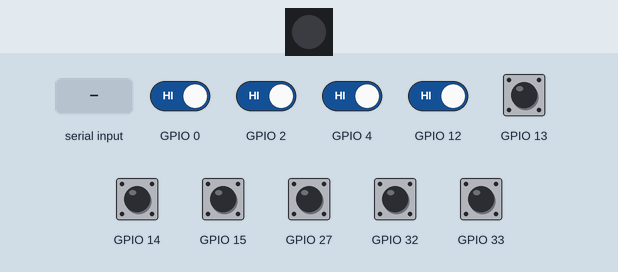
This sketch was run on a simulated ESP32. Shown: 1 RGB LEDs in strip order, left to right. The test bench sets the inputs (shaded band); at power-on: GPIO 0, GPIO 2, GPIO 4, GPIO 12–15, GPIO 27, GPIO 32, GPIO 33 HIGH. Dim RGB values are drawn brighter than linear; what the sketch prints to the serial monitor is not drawn.

Above: at 3.2 s.
3.3 s: "+" received over Serial
At 3.7 s:
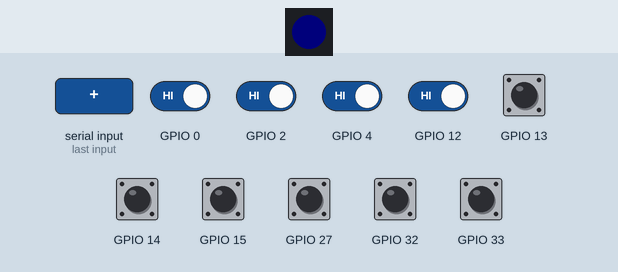
At 4.93 s:
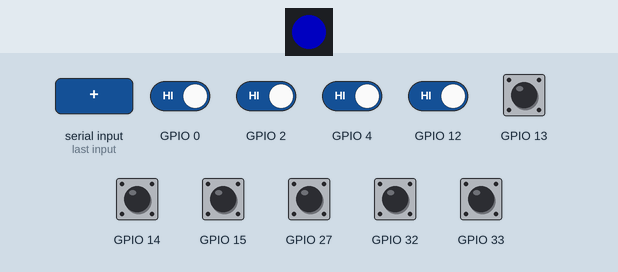
6.3 s: GPIO 0 driven LOW and GPIO 2 driven LOW
7.8 s: GPIO 4 driven LOW and GPIO 12 driven LOW
Timing chart, 0 to 10.8 s (numbered marks = the images above; inputs shaded):
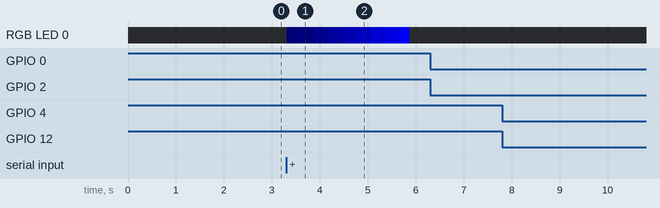

The sketch:

Pattern_recognition.ino
```cpp
#include <FastLED.h>

int threshold = 5;
bool touch[10] = {0,0,0,0,0,0,0,0,0,0};  //touch values array
char tempPattern [5][5] = {
  {' ', ' ', ' ', ' ', ' '},
  {' ', ' ', ' ', ' ', ' '},
  {' ', ' ', ' ', ' ', ' '},
  {' ', ' ', ' ', ' ', ' '},
  {' ', ' ', ' ', ' ', ' '}
};

char newPattern [5][5] = {
  {' ', ' ', ' ', ' ', ' '},
  {' ', ' ', ' ', ' ', ' '},
  {' ', ' ', ' ', ' ', ' '},
  {' ', ' ', ' ', ' ', ' '},
  {' ', ' ', ' ', ' ', ' '}
};

void gotTouch0() {touch[0] = true;}
void gotTouch1() {touch[1] = true;}
void gotTouch2() {touch[2] = true;}
void gotTouch3() {touch[3] = true;}
void gotTouch4() {touch[4] = true;}
void gotTouch5() {touch[5] = true;}
void gotTouch6() {touch[6] = true;}
void gotTouch7() {touch[7] = true;}
void gotTouch8() {touch[8] = true;}
void gotTouch9() {touch[9] = true;}

CRGB leds[1];

void setup() {
  Serial.begin(115200);
  delay(2000);
  Serial.println("ESP32 Pattern Recognition\n");
  Serial.println("Draw a Pattern");
  Serial.println("Send + to to save the new Pattern ");
  Serial.println("Send = to compare with the saved Pattern");

  FastLED.addLeds<SK6822, 23, GRB>(leds, 1);
  touchAttachInterrupt(T8, gotTouch0, threshold);
  touchAttachInterrupt(T6, gotTouch1, threshold);
  touchAttachInterrupt(T5, gotTouch2, threshold);
  touchAttachInterrupt(T4, gotTouch3, threshold);
  touchAttachInterrupt(T1, gotTouch4, threshold);
  touchAttachInterrupt(T9, gotTouch5, threshold);
  touchAttachInterrupt(T7, gotTouch6, threshold);
  touchAttachInterrupt(T3, gotTouch7, threshold);
  touchAttachInterrupt(T0, gotTouch8, threshold);
  touchAttachInterrupt(T2, gotTouch9, threshold);
}

void loop() {
  if (touch[0] && touch[5]) {touch[0] = false; touch[5] = false; touch_detected(1);}
  if (touch[0] && touch[6]) {touch[0] = false; touch[6] = false; touch_detected(2);}
  if (touch[0] && touch[7]) {touch[0] = false; touch[7] = false; touch_detected(3);}
  if (touch[0] && touch[8]) {touch[0] = false; touch[8] = false; touch_detected(4);}
  if (touch[0] && touch[9]) {touch[0] = false; touch[9] = false; touch_detected(5);}

  if (touch[1] && touch[5]) {touch[1] = false; touch[5] = false; touch_detected(6);}
  if (touch[1] && touch[6]) {touch[1] = false; touch[6] = false; touch_detected(7);}
  if (touch[1] && touch[7]) {touch[1] = false; touch[7] = false; touch_detected(8);}
  if (touch[1] && touch[8]) {touch[1] = false; touch[8] = false; touch_detected(9);}
  if (touch[1] && touch[9]) {touch[1] = false; touch[9] = false; touch_detected(10);}

  if (touch[2] && touch[5]) {touch[2] = false; touch[5] = false; touch_detected(11);}
  if (touch[2] && touch[6]) {touch[2] = false; touch[6] = false; touch_detected(12);}
  if (touch[2] && touch[7]) {touch[2] = false; touch[7] = false; touch_detected(13);}
  if (touch[2] && touch[8]) {touch[2] = false; touch[8] = false; touch_detected(14);}
  if (touch[2] && touch[9]) {touch[2] = false; touch[9] = false; touch_detected(15);}

  if (touch[3] && touch[5]) {touch[3] = false; touch[5] = false; touch_detected(16);}
  if (touch[3] && touch[6]) {touch[3] = false; touch[6] = false; touch_detected(17);}
  if (touch[3] && touch[7]) {touch[3] = false; touch[7] = false; touch_detected(18);}
  if (touch[3] && touch[8]) {touch[3] = false; touch[8] = false; touch_detected(19);}
  if (touch[3] && touch[9]) {touch[3] = false; touch[9] = false; touch_detected(20);}

  if (touch[4] && touch[5]) {touch[4] = false; touch[5] = false; touch_detected(21);}
  if (touch[4] && touch[6]) {touch[4] = false; touch[6] = false; touch_detected(22);}
  if (touch[4] && touch[7]) {touch[4] = false; touch[7] = false; touch_detected(23);}
  if (touch[4] && touch[8]) {touch[4] = false; touch[8] = false; touch_detected(24);}
  if (touch[4] && touch[9]) {touch[4] = false; touch[9] = false; touch_detected(25);}

  if(Serial.read() == '+'){
    for(int i=0;i<5;i++){
      for(int j=0;j<5;j++){
        newPattern[j][i] = tempPattern[j][i];
      }
    }
    for(int i=0;i<255;i++){
      leds[0] = CHSV(160, 255, i);
      FastLED.show();
      delay(10);
    }
    Serial.println("New Pattern saved.");
    for(int i=0;i<5;i++){
      for(int j=0;j<5;j++){
        tempPattern[j][i] = ' ';
      }
    }
    leds[0] = CRGB::Black;
    FastLED.show();
  }

  if(Serial.read() == '='){
   bool matched = true;
    for(int i=0;i<5;i++){
      for(int j=0;j<5;j++){
        if(tempPattern[j][i] != newPattern[j][i]){
          matched = false;
          break;
        }
      }
    }
    if(!matched){
      Serial.println("Pattern not matched.");
      for(int i=0;i<3;i++){
        leds[0] = CRGB::Red;
        FastLED.show();
        delay(500);
        leds[0] = CRGB::Black;
        FastLED.show();
        delay(500);
      }
    }
    else{
      Serial.println("Pattern matched.");
      for(int i=0;i<3;i++){
        leds[0] = CRGB::Green;
        FastLED.show();
        delay(500);
        leds[0] = CRGB::Black;
        FastLED.show();
        delay(500);
      }
    }
    for(int i=0;i<5;i++){
      for(int j=0;j<5;j++){
        tempPattern[j][i] = ' ';
      }
    }
  }
}

void touch_detected(int touchpad){
  // put your code here, to run while touchpads detect anything;

  //Serial.print("\nT");
  //Serial.print(touchpad);
  /*
  static uint8_t hue = 0;
  leds[0] = CHSV(hue++, 255, 100);
  FastLED.show();
  leds[0].nscale8(250);
  delay(10);
  */
  int tR = (touchpad/5);
  int tC = (touchpad%5)-1;
  tempPattern[tR][tC] = '*';

  for(int i=0;i<5;i++){
    for(int j=0;j<5;j++){
      Serial.print(tempPattern[j][i]);
      Serial.print(" ");
    }
    Serial.println(" ");
  }
  Serial.println("\n\n\n\n");
}
```

Measured:
- after the input at 6.3 s, every drawn part: stays the same
- after the input at 7.8 s, every drawn part: stays the same
